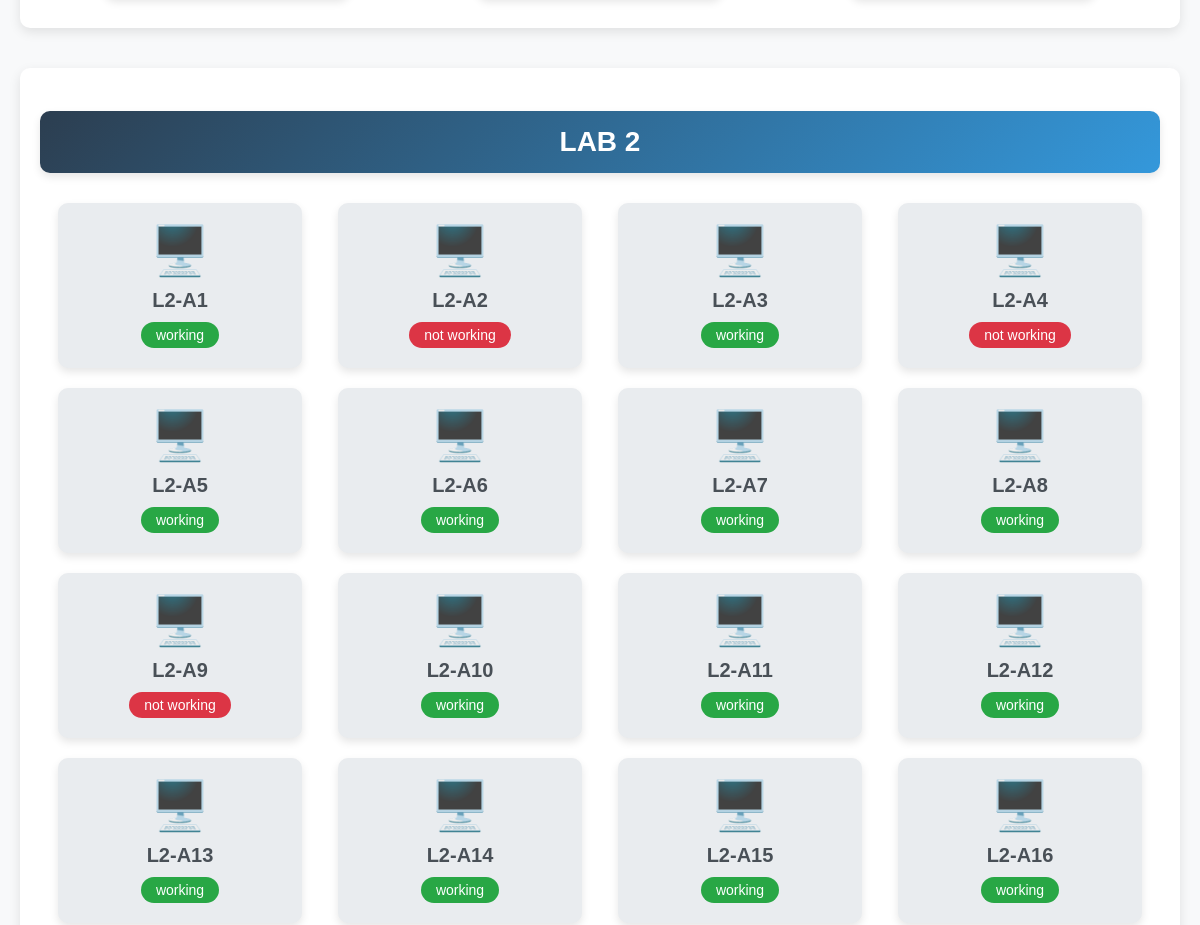
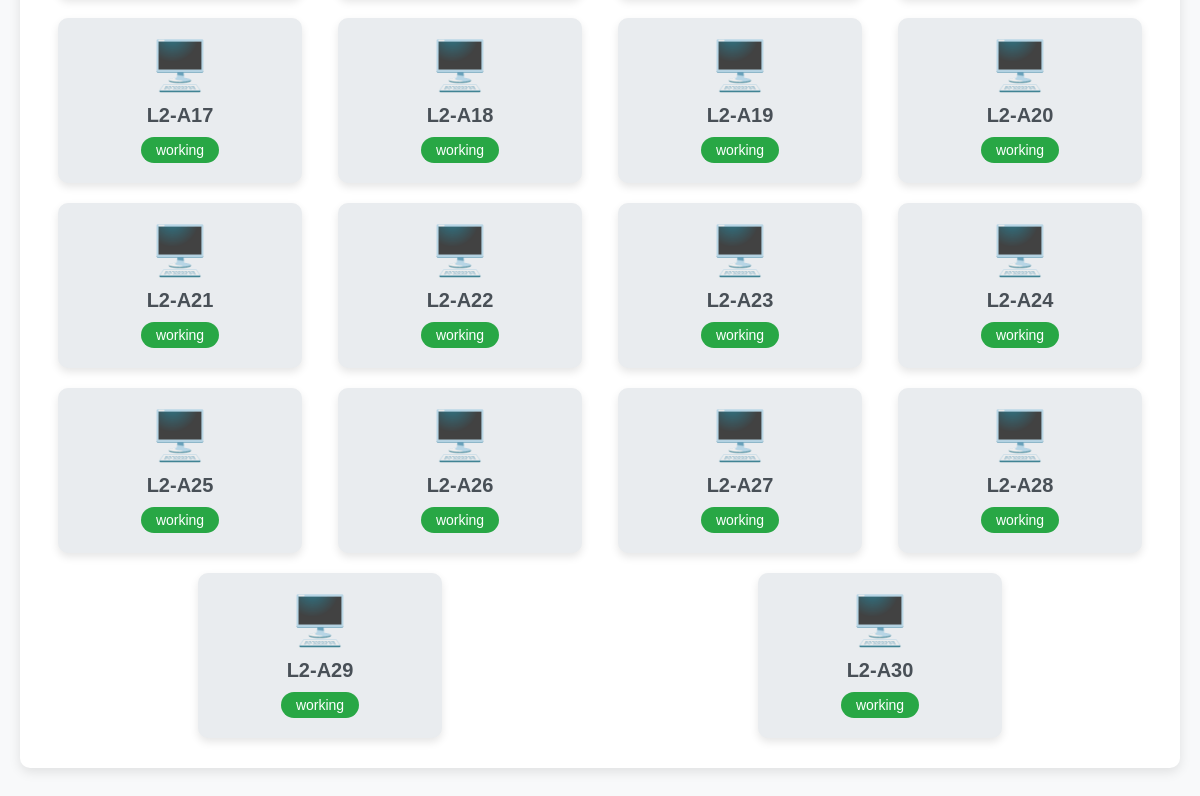
The app's page / (lower part), older data (2 pictures, top to bottom).
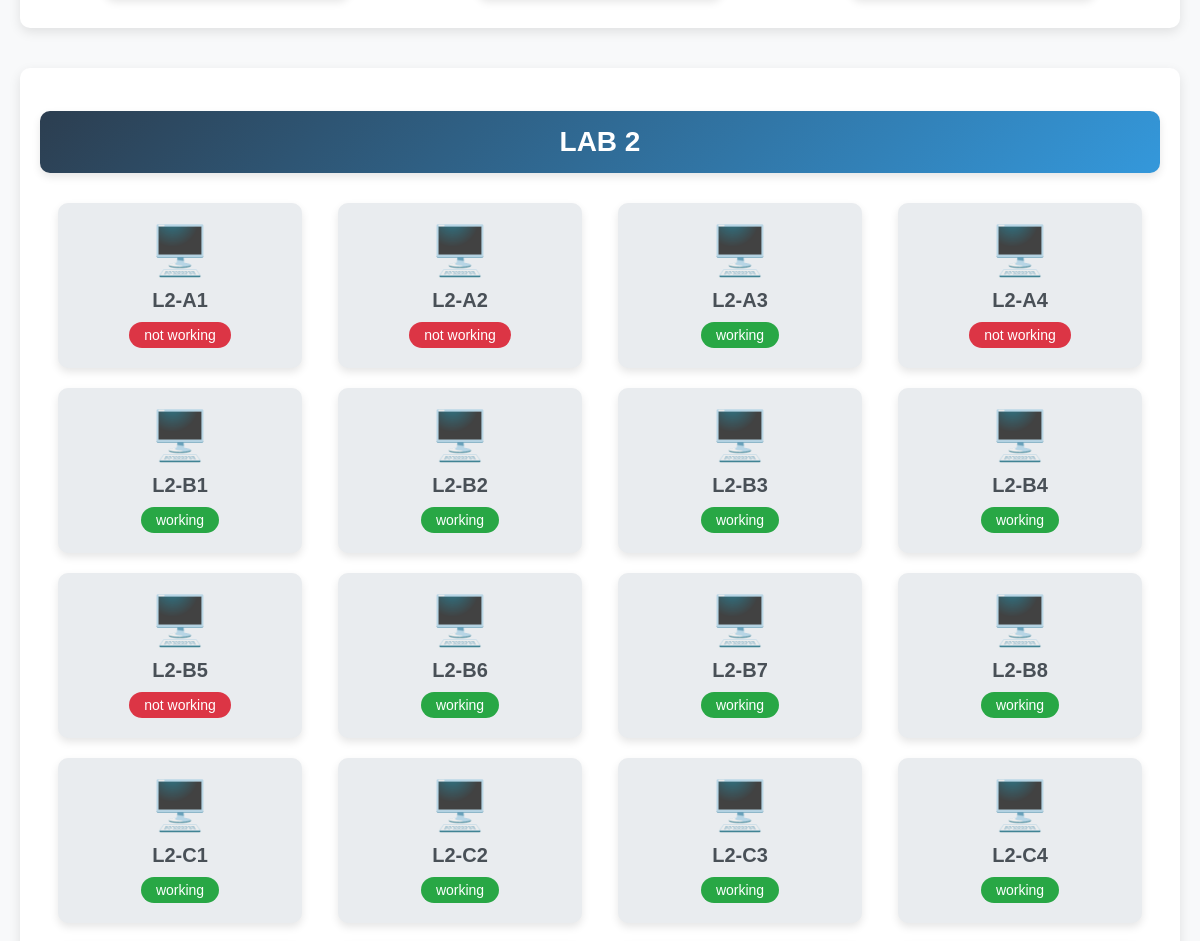
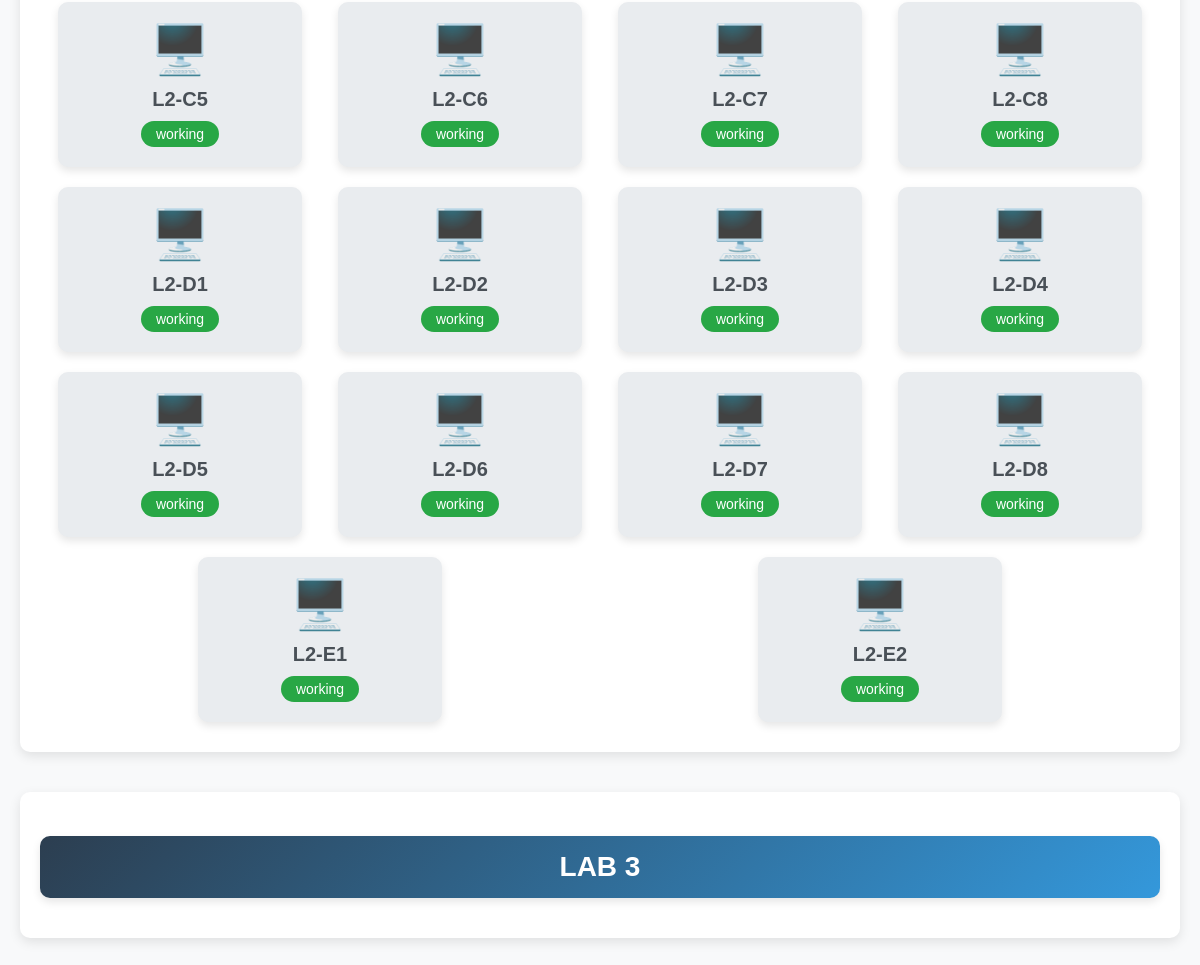
The same page, newer data (2 pictures, top to bottom).
### status/models.py (models this page shows, shortened)
class lab(models.Model):
    lab_id = models.IntegerField(primary_key=True)
    lab_name = models.CharField(max_length = 15)
    capacity = models.IntegerField()

class computers(models.Model):
    working = 'working'
    not_working = 'not working'
    TRASHED = 'TRASHED'
    STATUS_CHOICES = [
        (working, 'working'),
        (not_working, 'not working'),
        (TRASHED, 'Trashed'),
    ]
    c_id = models.AutoField(primary_key=True)
    c_label = models.CharField(max_length=20)
    lab = models.ForeignKey(lab, on_delete=models.CASCADE)
    cpu = models.ForeignKey(cpu_types, on_delete=models.CASCADE)
    ram = models.ForeignKey(ram_type, on_delete=models.CASCADE)
    storage = models.ForeignKey(storage_type, on_delete=models.CASCADE)
    dop = models.DateField()
    status = models.CharField(max_length=20, choices=STATUS_CHOICES, default=working)
    invoice_no = models.CharField(max_length=20)
    os_type = models.CharField(max_length=20)
    mb = models.ForeignKey(motherboard_type, on_delete=models.CASCADE)
    smps = models.ForeignKey(smps, on_delete=models.CASCADE)
    keyboard = models.ForeignKey(keyboard, on_delete=models.CASCADE)
    mouse = models.ForeignKey(mouse, on_delete=models.CASCADE)
    monitor = models.ForeignKey(monitor, on_delete=models.CASCADE)

### status/views.py (the view)
# urls.py: path('',views.first_page,name='firstpage')
def first_page(request):
    cpu_filter = request.GET.get('cpu')
    status_filter = request.GET.get('status')
    lab_filter = request.GET.get('lab')
    mb_filter = request.GET.get('mb')
    computers_queryset = computers.objects.all()
    if cpu_filter:
        computers_queryset = computers_queryset.filter(cpu__make=cpu_filter)
    if status_filter:
        computers_queryset = computers_queryset.filter(status=status_filter)
    if lab_filter:
        computers_queryset = computers_queryset.filter(lab__lab_id=lab_filter)
    if mb_filter:
        computers_queryset = computers_queryset.filter(mb__mb_socket_type=mb_filter)
    context = {
        'details': computers_queryset,
        'cpu_types': cpu_types.objects.all(),
        'lab_types': lab.objects.all(),
        'mb_types': motherboard_type.objects.all(),
        'statuses':  computers.objects.values_list('status', flat=True).distinct(),
    }
    return render(request, 'computer/firstpage.html', context)

### status/context_processors.py (called while the page is built)
def group_processor(request):
    if request.user.is_authenticated:
        is_li_group = request.user.groups.filter(name='li').exists()
    else:
        is_li_group = False
    return {
        'is_li_group': is_li_group,
    }

### status/templates/computer/firstpage.html (shortened to what this page needs)
{% extends 'computer/base.html' %}
{% block content %}
{% for lab in lab_types %}
    <div class="lab-section">
        <h2>{{ lab.lab_name }}</h2>
        <div class="computer-list">
            {% for computer in details %}
                {% if computer.lab.lab_id == lab.lab_id %}
                    <div class="computer-item {% if computer.status|lower == 'working' %}working{% elif computer.status|lower == 'not working' %}notworking{% endif %}" onclick="toggleDetails(this)">
                        <span class="computer-icon {% if computer.status|lower == 'working' %}working{% elif computer.status|lower == 'not working' %}notworking{% endif %}">🖥️</span>
                        <div class="computer-details">
                            <div class="computer-name">{{ computer.c_label }}</div>
                            <div class="status {% if computer.status|lower == 'working' %}working{% elif computer.status|lower == 'not working' %}notworking{% endif %}">{{ computer.status }}</div>
                        </div>
                    </div>
                {% endif %}
            {% endfor %}
        </div>
    </div>
{% endfor %}
{% endblock %}

Row changes from the older to the newer data that the page shows:
changed computers (number 1 of 30 on the later page): status "working" → "not working"
changed computers (number 5 of 30 on the later page): c_label "L2-A5" → "L2-B1"
changed computers (number 6 of 30 on the later page): c_label "L2-A6" → "L2-B2"
changed computers (number 7 of 30 on the later page): c_label "L2-A7" → "L2-B3"
changed computers (number 8 of 30 on the later page): c_label "L2-A8" → "L2-B4"
changed computers (number 9 of 30 on the later page): c_label "L2-A9" → "L2-B5"
changed computers (number 10 of 30 on the later page): c_label "L2-A10" → "L2-B6"
changed computers (number 11 of 30 on the later page): c_label "L2-A11" → "L2-B7"
changed computers (number 12 of 30 on the later page): c_label "L2-A12" → "L2-B8"
changed computers (number 13 of 30 on the later page): c_label "L2-A13" → "L2-C1"
changed computers (number 14 of 30 on the later page): c_label "L2-A14" → "L2-C2"
changed computers (number 15 of 30 on the later page): c_label "L2-A15" → "L2-C3"
changed computers (number 16 of 30 on the later page): c_label "L2-A16" → "L2-C4"
changed computers (number 17 of 30 on the later page): c_label "L2-A17" → "L2-C5"
changed computers (number 18 of 30 on the later page): c_label "L2-A18" → "L2-C6"
changed computers (number 19 of 30 on the later page): c_label "L2-A19" → "L2-C7"
changed computers (number 20 of 30 on the later page): c_label "L2-A20" → "L2-C8"
changed computers (number 21 of 30 on the later page): c_label "L2-A21" → "L2-D1"
changed computers (number 22 of 30 on the later page): c_label "L2-A22" → "L2-D2"
changed computers (number 23 of 30 on the later page): c_label "L2-A23" → "L2-D3"
changed computers (number 24 of 30 on the later page): c_label "L2-A24" → "L2-D4"
changed computers (number 25 of 30 on the later page): c_label "L2-A25" → "L2-D5"
changed computers (number 26 of 30 on the later page): c_label "L2-A26" → "L2-D6"
changed computers (number 27 of 30 on the later page): c_label "L2-A27" → "L2-D7"
changed computers (number 28 of 30 on the later page): c_label "L2-A28" → "L2-D8"
changed computers (number 29 of 30 on the later page): c_label "L2-A29" → "L2-E1"
changed computers (number 30 of 30 on the later page): c_label "L2-A30" → "L2-E2"
added lab: lab_name "LAB 3"
